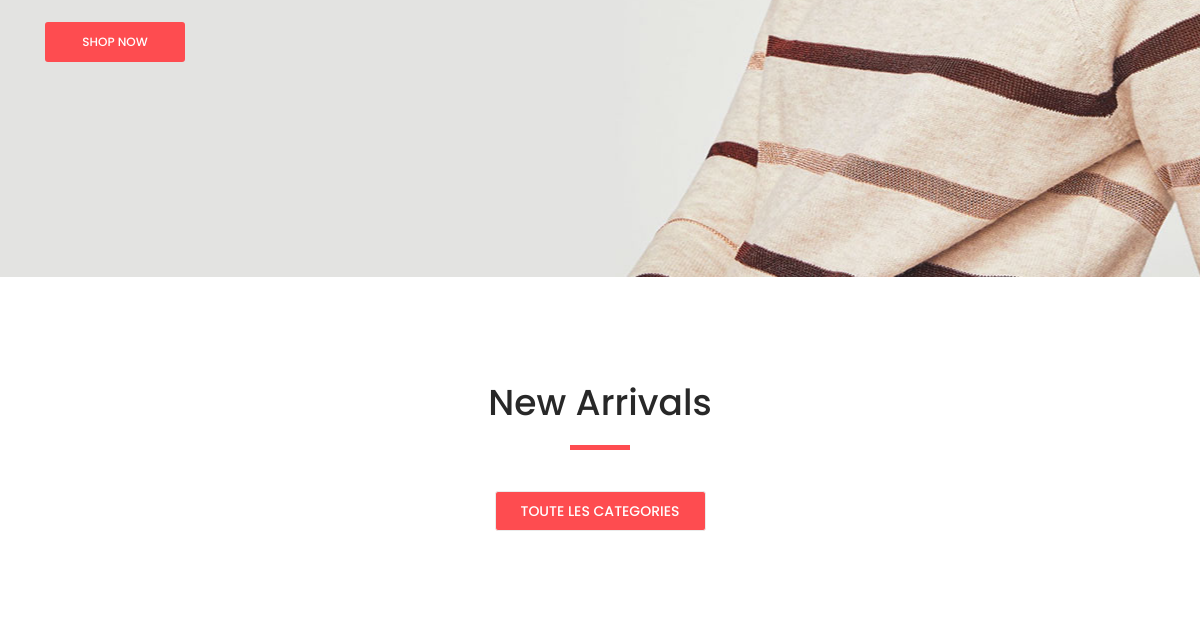
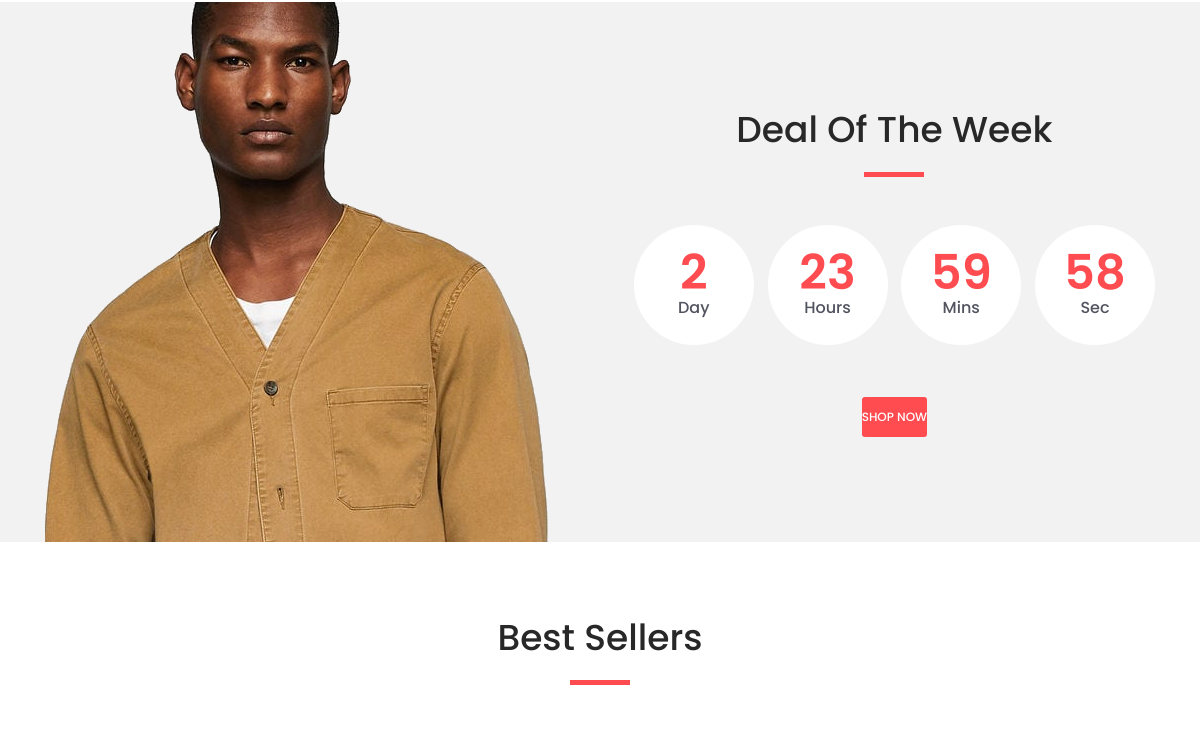
Before: / (middle part) with the older database file (2 pictures, top to bottom).
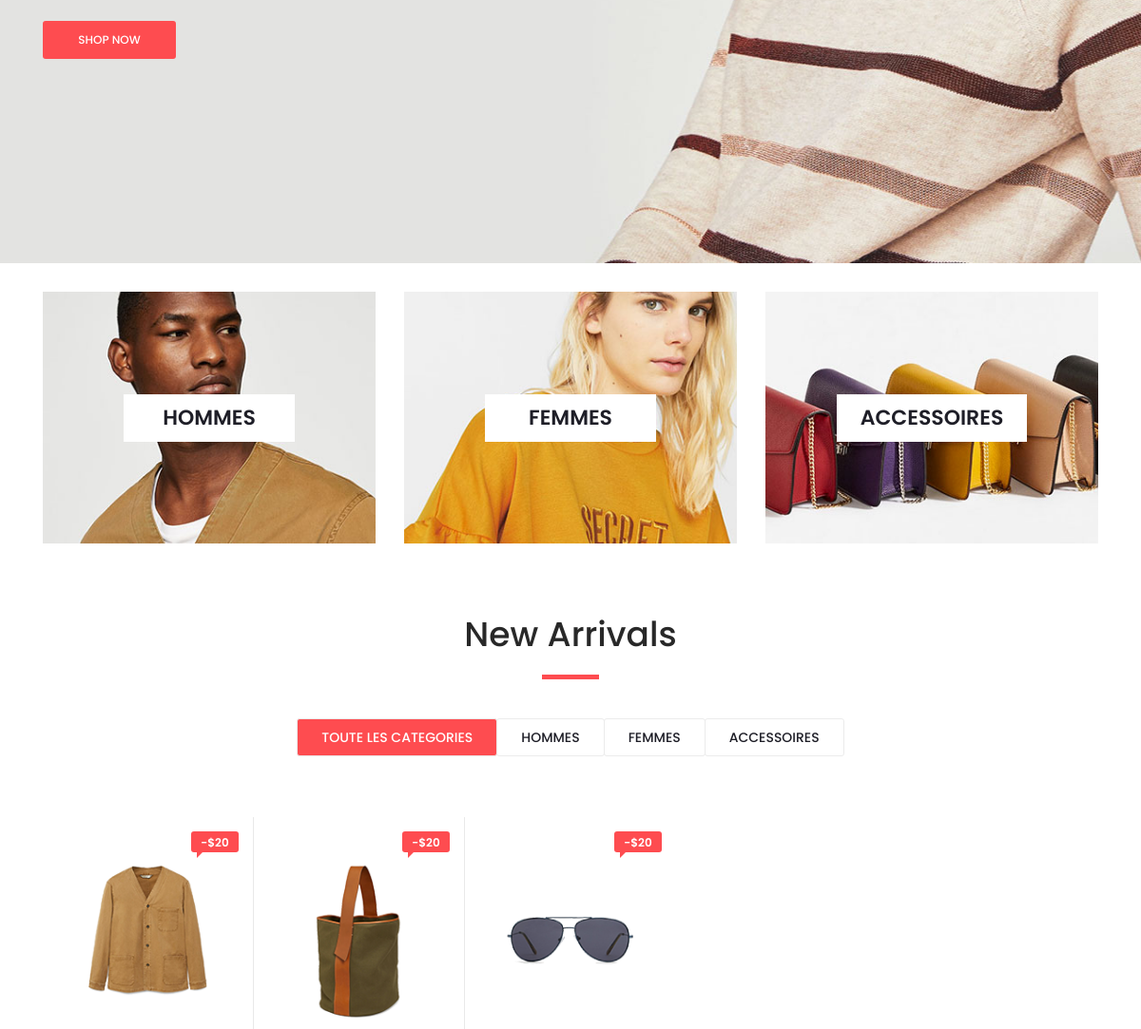
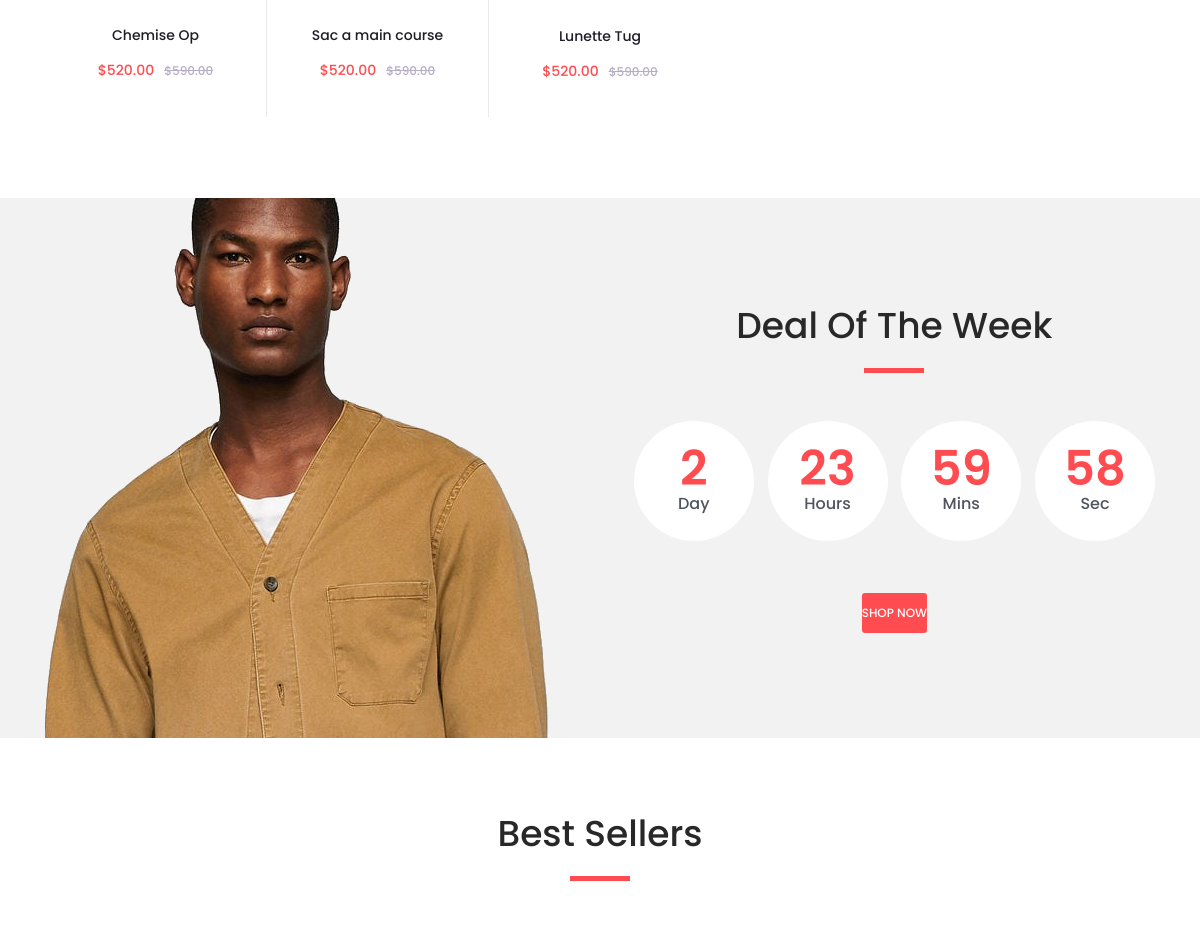
After: the same page with the newer database file (2 pictures, top to bottom).
### front/models.py (models this page shows, shortened)
class Categories(models.Model):
    name = models.fields.CharField(max_length=150)
    image = models.ImageField()
    description = models.CharField(max_length=150)
    active = models.BooleanField(default=True)
    updated = models.fields.DateTimeField(auto_now=True)
    created = models.fields.DateTimeField(auto_now_add=True)
    deleted = models.fields.BooleanField(default=False)
    def __str__(self) -> str:
        return self.name

class Products(models.Model):
    name = models.CharField(max_length=150)
    description = models.TextField()
    photo = models.ImageField()
    original_price = models.PositiveIntegerField()
    promotion_price = models.PositiveIntegerField()
    promotion_percentage = models.PositiveIntegerField(
        validators=[MaxValueValidator(100),
        MinValueValidator(1)],
        default=1
    )
    additional_information = models.TextField()
    categories = models.ManyToManyField(Categories, related_name="product_categories")
    size = models.CharField(max_length=50, blank=True)
    longeur = models.CharField(max_length=50, blank=True)
    largeur = models.CharField(max_length=50, blank=True)
    stock = models.PositiveIntegerField(default=1, validators=[MinValueValidator(1)])
    is_promotion = models.BooleanField(default=False)
    is_sold = models.BooleanField(default=False)
    active = models.BooleanField(default=False)
    updated = models.fields.DateTimeField(auto_now=True)
    created = models.fields.DateTimeField(auto_now_add=True)
    deleted = models.fields.BooleanField(default=False)

### front/views.py (the view)
# urls.py: path('', views.FrontIndex.as_view(), name="front_index"),
class FrontIndex(View):
    template_name = "front/pages/index.html"
    def get(self, request):
        data = {
            "categories": models.Categories.objects.all().filter(active=True),
            "products": models.Products.objects.all().filter(active=True),
        }
        return render(request, self.template_name, context=data)

### mechant/context_processors.py (called while the page is built)
def get_total_number_products(request) -> dict:
    total_products = 0
    session_id = request.session._get_or_create_session_key()
    orders = models.OrderItem.objects.filter(session_id=session_id)
    for order in orders: total_products += order.quantity
    return {"total_products": total_products}

### front/templates/front/pages/index.html (shortened to what this page needs)
{% extends "front/base/base.html" %}
{% load static %}
	{% block 'content' %}
		<div class="fs_menu_overlay"></div>
		<div class="main_slider" style="background-image:url({% static 'front/images/slider_1.jpg' %} )">
			<div class="container fill_height">
				<div class="row align-items-center fill_height">
					<div class="col">
						<div class="main_slider_content">
							<div class="red_button shop_now_button"><a href="#">shop now</a></div>
						</div>
					</div>
				</div>
			</div>
		</div>
		<div class="banner">
			<div class="container">
				<div class="row">
					{% for category in categories %}
						<div class="col-md-4">
							<div class="banner_item align-items-center" style="background-image:url({{ category.image.url }})">
								<div class="banner_category">
									<a href="categories.html">{{ category.name }}</a>
								</div>
							</div>
						</div>
					{% endfor %}
				</div>
			</div>
		</div>
		<div class="new_arrivals">
			<div class="container">
				<div class="row">
					<div class="col text-center">
						<div class="section_title new_arrivals_title">
							<h2>New Arrivals</h2>
						</div>
					</div>
				</div>
				<div class="row align-items-center">
					<div class="col text-center">
						<div class="new_arrivals_sorting">
							<ul class="arrivals_grid_sorting clearfix button-group filters-button-group">
								<li class="grid_sorting_button button d-flex flex-column justify-content-center align-items-center active is-checked" data-filter="*">Toute les categories</li>
								{% for category in categories %}
									<li class="grid_sorting_button button d-flex flex-column justify-content-center align-items-center" data-filter=".{{ category.name }}">{{ category.name }}</li>
								{% endfor %}
							</ul>
						</div>
					</div>
				</div>
				<div class="row">
					<div class="col">
						<div class="product-grid" data-isotope='{ "itemSelector": ".product-item", "layoutMode": "fitRows" }'>
							{% for product in products %}
								<div class="product-item {{ product.categories.first }}">
									<div class="product discount product_filter">
										<div class="product_image">
											<img src="{{ product.photo.url }}" alt="">
										</div>
										<div class="product_bubble product_bubble_right product_bubble_red d-flex flex-column align-items-center"><span>-$20</span></div>
										<div class="product_info">
											<h6 class="product_name">
												<a href="single.html">
													{{ product.name }}
												</a>
											</h6>
											<div class="product_price">$520.00<span>$590.00</span></div>
										</div>
									</div>
									<form method="post">
									</form>
								</div>
							{% endfor %}
						</div>
					</div>
				</div>
			</div>
		</div>
		<div class="deal_ofthe_week">
			<div class="container">
				<div class="row align-items-center">
					<div class="col-lg-6">
						<div class="deal_ofthe_week_img">
							<img src="{% static 'front/images/deal_ofthe_week.png' %}" alt="">
						</div>
					</div>
					<div class="col-lg-6 text-right deal_ofthe_week_col">
						<div class="deal_ofthe_week_content d-flex flex-column align-items-center float-right">
							<div class="section_title">
								<h2>Deal Of The Week</h2>
							</div>
							<ul class="timer">
								<li class="d-inline-flex flex-column justify-content-center align-items-center">
									<div id="day" class="timer_num">00</div>
									<div class="timer_unit">Day</div>
								</li>
								<li class="d-inline-flex flex-column justify-content-center align-items-center">
									<div id="hour" class="timer_num">15</div>
									<div class="timer_unit">Hours</div>
								</li>
								<li class="d-inline-flex flex-column justify-content-center align-items-center">
									<div id="minute" class="timer_num">45</div>
									<div class="timer_unit">Mins</div>
								</li>
								<li class="d-inline-flex flex-column justify-content-center align-items-center">
									<div id="second" class="timer_num">23</div>
									<div class="timer_unit">Sec</div>
								</li>
							</ul>
							<div class="red_button deal_ofthe_week_button"><a href="#">shop now</a></div>
						</div>
					</div>
				</div>
			</div>
		</div>
		<div class="best_sellers">
			<div class="container">
				<div class="row">
					<div class="col text-center">
						<div class="section_title new_arrivals_title">
							<h2>Best Sellers</h2>
						</div>
					</div>
				</div>
				<div class="row">
					<div class="col">
					</div>
				</div>
			</div>
		</div>
	{% endblock 'content' %}

### front/templates/front/base/base.html (shortened to what this page needs)
{% load static %}
<!DOCTYPE html>
<html lang="en">
<head>
	<link rel="stylesheet" type="text/css" href="{% static 'front/styles/bootstrap4/bootstrap.min.css' %}">
	<link href="{% static 'front/plugins/font-awesome-4.7.0/css/font-awesome.min.css' %}" rel="stylesheet" type="text/css">
	<link rel="stylesheet" type="text/css" href="{% static 'front/plugins/OwlCarousel2-2.2.1/owl.carousel.css' %}">
	<link rel="stylesheet" type="text/css" href="{% static 'front/plugins/OwlCarousel2-2.2.1/owl.theme.default.css' %}">
	<link rel="stylesheet" type="text/css" href="{% static 'front/plugins/OwlCarousel2-2.2.1/animate.css' %}">
	<link rel="stylesheet" type="text/css" href="{% static 'front/styles/main_styles.css' %}">
	<link rel="stylesheet" type="text/css" href="{% static 'front/styles/responsive.css' %}">
    <link rel="stylesheet" type="text/css" href="{% static 'front/plugins/OwlCarousel2-2.2.1/owl.theme.default.css' %}">
    <link rel="stylesheet" href="{% static 'front/plugins/themify-icons/themify-icons.css' %}">
    <link rel="stylesheet" type="text/css" href="{% static 'front/plugins/jquery-ui-1.12.1.custom/jquery-ui.css' %}">
    <link rel="stylesheet" type="text/css" href="{% static 'front/styles/single_styles.css' %}">
    <link rel="stylesheet" type="text/css" href="{% static 'front/styles/single_responsive.css' %}">
    <link rel="stylesheet" type="text/css" href="{% static 'front/styles/styles.css' %}">
</head>
<body>
    <div class="super_container">
        <div class="fs_menu_overlay"></div>
        {% block 'content' %}{% endblock 'content' %}
    </div>
</body>
</html>

### front/static/front/styles/single_styles.css (style rules this page uses)
* { margin: 0; padding: 0; }
body { font-family: 'Poppins', sans-serif; font-size: 14px; line-height: 23px; font-weight: 400; background: #FFFFFF; color: #1e1e27; }
div { display: block; position: relative; -webkit-box-sizing: border-box; -moz-box-sizing: border-box; box-sizing: border-box; }
ul { list-style: none; margin-bottom: 0px; }
a, a:hover, a:visited, a:active, a:link { text-decoration: none; -webkit-font-smoothing: antialiased; -webkit-text-shadow: rgba(0,0,0,.01) 0 0 1px; text-shadow: rgba(0,0,0,.01) 0 0 1px; }
h2 { font-size: 36px; }
h6 { font-size: 14px; }
h1, h2, h3, h4, h5, h6 { font-family: 'Poppins', sans-serif; color: #282828; -webkit-font-smoothing: antialiased; -webkit-text-shadow: rgba(0,0,0,.01) 0 0 1px; text-shadow: rgba(0,0,0,.01) 0 0 1px; }
.clearfix::before, .clearfix::after { content: ""; display: table; }
.clearfix::after { clear: both; }
.clearfix { zoom: 1; }
.fill_height { height: 100%; }
.super_container { width: 100%; overflow: hidden; }
.fs_menu_overlay { position: fixed; top: 0; left: 0; width: 100vw; height: 100vh; z-index: 9; background: rgba(255,255,255,0); pointer-events: none; -webkit-transition: all 200ms ease; -moz-transition: all 200ms ease; -ms-transition: all 200ms ease; -o-transition: all 200ms ease; transition: all 200ms ease; }
.red_button { display: -webkit-inline-box; display: -moz-inline-box; display: -ms-inline-flexbox; display: -webkit-inline-flex; display: inline-flex; flex-direction: column; justify-content: center; align-items: center; width: auto; height: 40px; background: #fe4c50; border-radius: 3px; -webkit-transition: all 0.3s ease; -moz-transition: all 0.3s ease; -ms-transition: all 0.3s ease; -o-transition: all 0.3s ease; transition: all 0.3s ease; }
.red_button a { display: block; color: #FFFFFF; text-transform: uppercase; font-size: 12px; font-weight: 500; text-align: center; line-height: 40px; width: 100%; }
.shop_now_button { width: 140px; margin-top: 32px; }
.section_title { display: inline-block; text-align: center; }
.section_title h2 { display: inline-block; }
.section_title::after { display: block; position: absolute; top: calc(100% + 13px); left: 50%; -webkit-transform: translateX(-50%); -moz-transform: translateX(-50%); -ms-transform: translateX(-50%); -o-transform: translateX(-50%); transform: translateX(-50%); width: 60px; height: 5px; background: #fe4c50; content: ''; }
.product_price { display: inline-block; font-size: 24px; color: #fe4c50; font-weight: 500; line-height: 30px; margin-top: 2px; }

Changed rows visible on the page:
added Categories: image (picture), name "HOMMES"
added Categories: image (picture), name "FEMMES"
added Categories: image (picture), name "ACCESSOIRES"
added Products: photo (picture), name "Chemise Op"
added Products: photo (picture), name "Sac a main course"
added Products: photo (picture), name "Lunette Tug"
